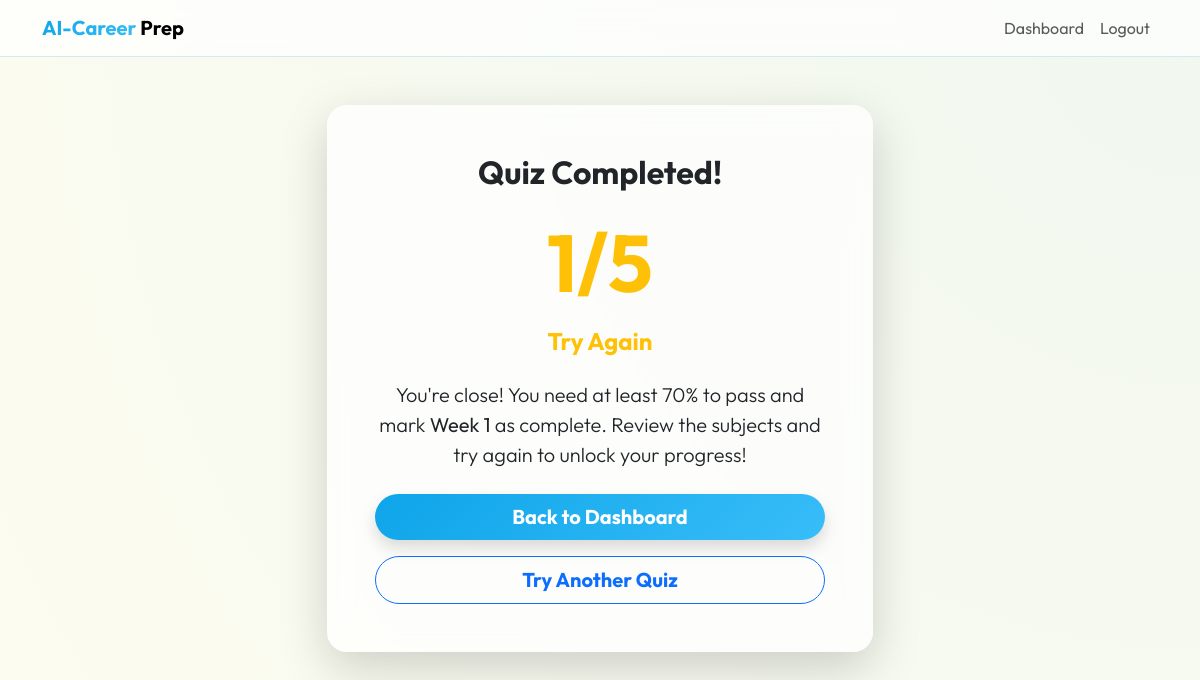
The page /quiz_result/1 (signed in) on the database its author committed.
### models.py (models this page shows)
class QuizAttempt(db.Model):
    id = db.Column(db.Integer, primary_key=True)
    user_id = db.Column(db.Integer, db.ForeignKey('user.id'), nullable=False)
    date = db.Column(db.DateTime, default=datetime.utcnow)
    category = db.Column(db.String(50))
    week_number = db.Column(db.Integer, default=1)
    score = db.Column(db.Integer)
    total_questions = db.Column(db.Integer)

### app.py (the view)
@app.route('/quiz_result/<int:attempt_id>')
@login_required
def quiz_result(attempt_id):
    from models import QuizAttempt
    attempt = QuizAttempt.query.get_or_404(attempt_id)
    return render_template('quiz_result.html', attempt=attempt)

### templates/quiz_result.html (shortened to what this page needs)
{% extends "base.html" %}
{% block content %}
<div class="row justify-content-center">
    <div class="col-md-6 text-center">
        <div class="card card-glass p-5 shadow-lg border-0">
            <h2 class="fw-bold mb-4">Quiz Completed!</h2>
            <div class="display-1 fw-bold mb-3 {% if attempt.total_questions > 0 and (attempt.score / attempt.total_questions) >= 0.7 %}text-success{% else %}text-warning{% endif %}">
                {{ attempt.score }}/{{ attempt.total_questions }}
            </div>
            <h4 class="fw-bold mb-4">
                {% if attempt.total_questions > 0 and (attempt.score / attempt.total_questions) >= 0.7 %}
                    <span class="text-success"><i class="bi bi-patch-check-fill"></i> Quiz Passed!</span>
                {% else %}
                    <span class="text-warning"> Try Again</span>
                {% endif %}
            </h4>
            <p class="lead mb-4">
                {% if attempt.total_questions > 0 and (attempt.score / attempt.total_questions) >= 0.7 %}
                    Fantastic work! You've successfully mastered the topics for <strong>Week {{ attempt.week_number }}</strong>.
                    Your roadmap has been updated and this module is marked as <strong>Complete</strong>.
                {% else %}
                    {% if attempt.total_questions == 0 %}
                        No questions were available for this category yet. Please check back later!
                    {% else %}
                        You're close! You need at least 70% to pass and mark <strong>Week {{ attempt.week_number }}</strong> as complete.
                        Review the subjects and try again to unlock your progress!
                    {% endif %}
                {% endif %}
            </p>
            <div class="d-grid gap-3">
                <a href="{{ url_for('dashboard') }}" class="btn btn-primary btn-lg rounded-pill fw-bold shadow">Back to Dashboard</a>
                <a href="{{ url_for('quiz') }}" class="btn btn-outline-primary btn-lg rounded-pill fw-bold">Try Another Quiz</a>
            </div>
        </div>
    </div>
</div>
{% endblock %}

### static/css/style.css (style rules this page uses)
:root { --sky-blue: #0ea5e9; --sky-blue-hover: #0284c7; --cream-bg: #fdfcf0; --deep-slate: #0f172a; --glass-bg: rgba(255, 255, 255, 0.85); --glass-border: rgba(14, 165, 233, 0.15); --primary-gradient: linear-gradient(135deg, #0ea5e9 0%, #38bdf8 100%); }
body { background-color: var(--cream-bg); background-image: radial-gradient(circle at top right, rgba(14, 165, 233, 0.05), transparent); color: var(--deep-slate); min-height: 100vh; }
.card-glass { background: var(--glass-bg); backdrop-filter: blur(12px); border: 1px solid var(--glass-border); border-radius: 20px; box-shadow: 0 10px 30px rgba(14, 165, 233, 0.08); transition: transform 0.3s ease, box-shadow 0.3s ease; }

### templates/base.html (style rules this page uses)
:root { --sky-blue: #0ea5e9; --sky-blue-hover: #0284c7; --cream-bg: #fdfcf0; --deep-slate: #0f172a; --glass-bg: rgba(255, 255, 255, 0.7); --glass-border: rgba(14, 165, 233, 0.2); --primary-gradient: linear-gradient(135deg, #0ea5e9 0%, #38bdf8 100%); }
body { font-family: 'Outfit', sans-serif; background-color: var(--cream-bg); color: var(--deep-slate); min-height: 100vh; }
.btn-primary { background: var(--primary-gradient); border: none; box-shadow: 0 4px 15px rgba(14, 165, 233, 0.3); color: white !important; }

### rows shown on the page
QuizAttempt: score "1", total_questions "5", week_number "1"
